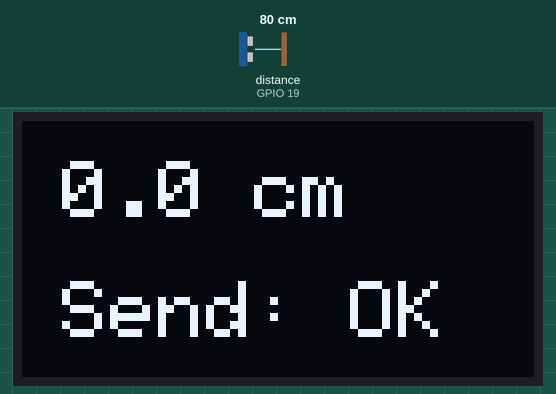
A sketch run on a simulated ESP32. Parts: 128×64 one-colour display. Wiring (inferred from the names in the program): ultrasonic range finder: trigger GPIO 18; echo GPIO 19. Inputs (shaded band) come from the test bench; at power-on: distance to the obstacle (sensor on GPIO 19) 80 cm. The echo pulse lasts 58.3 µs per cm; what the sketch prints to the serial monitor is not drawn.

Above: at 3.2 s.
3.3 s: distance to the obstacle (sensor on GPIO 19) set to 2 cm
At 5.1 s:
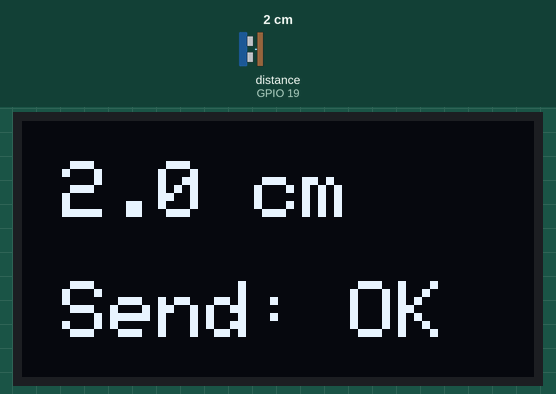
5.7 s: distance to the obstacle (sensor on GPIO 19) set to 4 cm
At 7.0 s:
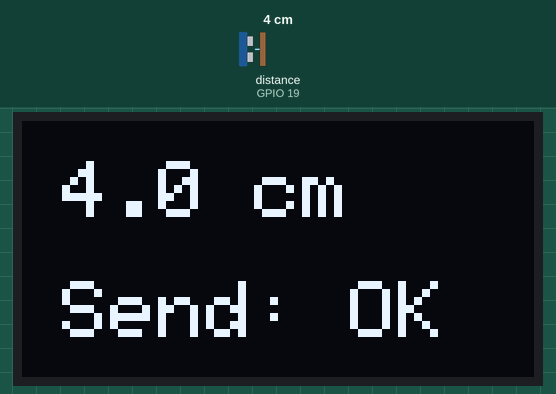
7.8 s: distance to the obstacle (sensor on GPIO 19) set to 9 cm
At 10.6 s:
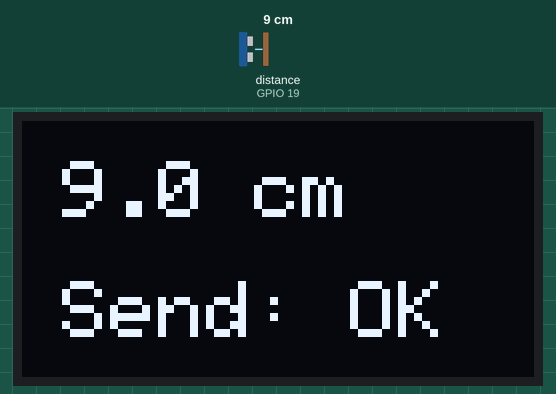
Timing chart, 0 to 12.1 s (numbered marks = the images above; inputs shaded):
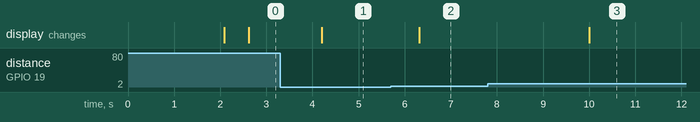

The sketch:

water_sender_ok.ino
```cpp
#include <Wire.h>
#include <Adafruit_GFX.h>
#include <Adafruit_SSD1306.h>
#include <esp_now.h>
#include <WiFi.h>

#define SCREEN_WIDTH 128
#define SCREEN_HEIGHT 64
#define OLED_RESET -1
#define SCREEN_ADDRESS 0x3C

Adafruit_SSD1306 display(SCREEN_WIDTH, SCREEN_HEIGHT, &Wire, OLED_RESET);

#define TRIG_PIN 18
#define ECHO_PIN 19
#define TIMEOUT 200000
#define NUM_SAMPLES 10

uint8_t receiverMAC[] = {0xA4, 0xCF, 0x12, 0x1D, 0x96, 0x0C};  // Replace with Receiver MAC

float distanceSamples[NUM_SAMPLES] = {0};
int sampleIndex = 0;
float lastValidDistance = -1;
unsigned long lastUpdateTime = 0;
const int UPDATE_INTERVAL = 500;  // ✅ OLED update every 500ms

typedef struct {
    float distance;
} DistanceMessage;

DistanceMessage msg;
String sendStatus = "Waiting";  // ✅ Store last send status

// ✅ ESP-NOW Send Callback
void sendCallback(const uint8_t *mac, esp_now_send_status_t status) {
    sendStatus = (status == ESP_NOW_SEND_SUCCESS) ? "Send: OK" : "Send: Failed";
    Serial.println(sendStatus);
}

// ✅ Function to Get Distance
float getDistance() {
    long duration;
    float distance_cm;

    digitalWrite(TRIG_PIN, LOW);
    delayMicroseconds(5);
    digitalWrite(TRIG_PIN, HIGH);
    delayMicroseconds(10);
    digitalWrite(TRIG_PIN, LOW);

    duration = pulseInLong(ECHO_PIN, HIGH, TIMEOUT);

    if (duration == 0) return -1;
    distance_cm = (duration * 0.0343) / 2;

    if (distance_cm > 400 || distance_cm < 2) return -1;

    return distance_cm;
}

// ✅ Function to Compute Median (Removes Outliers)
float getMedian(float arr[], int size) {
    float sorted[size];
    memcpy(sorted, arr, size * sizeof(float));
    std::sort(sorted, sorted + size);
    return sorted[size / 2];
}

// ✅ Function to Get a Stable Filtered Distance
float getFilteredDistance() {
    float rawDistance = getDistance();
    if (rawDistance == -1) {
        Serial.println("No valid distance detected! Using last known distance.");
        return lastValidDistance;
    }

    lastValidDistance = rawDistance;
    distanceSamples[sampleIndex] = rawDistance;
    sampleIndex = (sampleIndex + 1) % NUM_SAMPLES;

    return getMedian(distanceSamples, NUM_SAMPLES);
}

void setup() {
    Serial.begin(115200);

    pinMode(TRIG_PIN, OUTPUT);
    pinMode(ECHO_PIN, INPUT);

    // ✅ Initialize OLED
    if (!display.begin(SSD1306_SWITCHCAPVCC, SCREEN_ADDRESS)) {
        Serial.println("OLED init failed!");
        while (true);
    }

    display.clearDisplay();
    display.setTextSize(2);
    display.setTextColor(WHITE);
    display.setCursor(0, 10);
    display.print("Ready...");
    display.display();
    delay(2000);

    // ✅ Initialize ESP-NOW
    WiFi.mode(WIFI_STA);
    if (esp_now_init() != ESP_OK) {
        Serial.println("ESP-NOW Init Failed!");
        return;
    }

    esp_now_register_send_cb(sendCallback);
    esp_now_peer_info_t peerInfo;
    memcpy(peerInfo.peer_addr, receiverMAC, 6);
    peerInfo.channel = 0;
    peerInfo.encrypt = false;

    if (esp_now_add_peer(&peerInfo) != ESP_OK) {
        Serial.println("Failed to add peer!");
        return;
    }
}

void loop() {
    float distance_cm = getFilteredDistance();

    Serial.print("Sending Distance: ");
    Serial.print(distance_cm);
    Serial.println(" cm");

    msg.distance = distance_cm;
    esp_now_send(receiverMAC, (uint8_t *)&msg, sizeof(msg));

    // ✅ Update OLED every UPDATE_INTERVAL milliseconds
    if (millis() - lastUpdateTime >= UPDATE_INTERVAL) {
        lastUpdateTime = millis();

        display.clearDisplay();
        display.setTextSize(2);
        display.setTextColor(WHITE);
        display.setCursor(10, 10);
       // display.print("Dist: ");
        display.print(distance_cm, 1);
        display.print(" cm");

        // ✅ Display Send Status
        display.setCursor(10, 40);
        display.print(sendStatus);

        display.display();
    }

    delay(500);
}
```

Measured:
- after the input at 3.3 s, the display: changes after 0.90 s (image 1)
- after the input at 5.7 s, the display: changes after 0.61 s (image 2)
- after the input at 7.8 s, the display: changes after 2.2 s (image 3)
